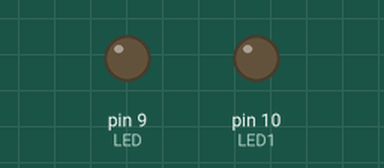
Recording of a sketch running on a simulated Arduino Uno, built with avr-gcc and run on an emulated ATmega328P. On the bench: output pins drawn as LEDs (lit = HIGH).

Above: at 2.5 s.
At 4.7 s:
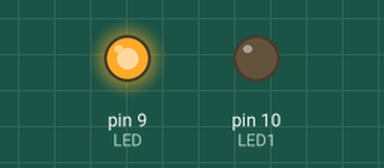
At 7.2 s:
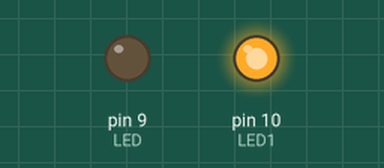
Timing chart, 0 to 7.8 s (numbered marks = the images above):
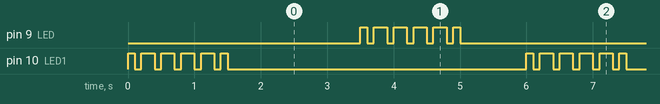

Measured:
- by itself, pin 9 (LED), pin 10 (LED1): repeats every 6.0 s: 4 × (LOW 0.10 s, HIGH 0.20 s), LOW 0.10 s, HIGH 0.10 s, LOW 4.5 s, HIGH 0.10 s
- by itself, everything shown: repeats every 6.0 s, in 24 steps

The sketch:

LED.ino
```cpp
#define LED 9
#define LED1 10

void setup() {
  pinMode(LED, OUTPUT);
  pinMode(LED1, OUTPUT);
}

void loop() {
  int i = 0;
  while(i < 5) {
    digitalWrite(LED1, HIGH);
    delay(100);
    digitalWrite(LED1, LOW);
    delay(100);
    digitalWrite(LED1, HIGH);
    delay(100);
    digitalWrite(LED1, LOW);
    i += 1;
  }

  delay(2000);
  int b = 0;
  while(b < 5) {
    digitalWrite(LED, HIGH);
    delay(100);
    digitalWrite(LED, LOW);
    delay(100);
    digitalWrite(LED, HIGH);
    delay(100);
    digitalWrite(LED, LOW);
    b += 1;
  }

  delay(1000);

}
```
